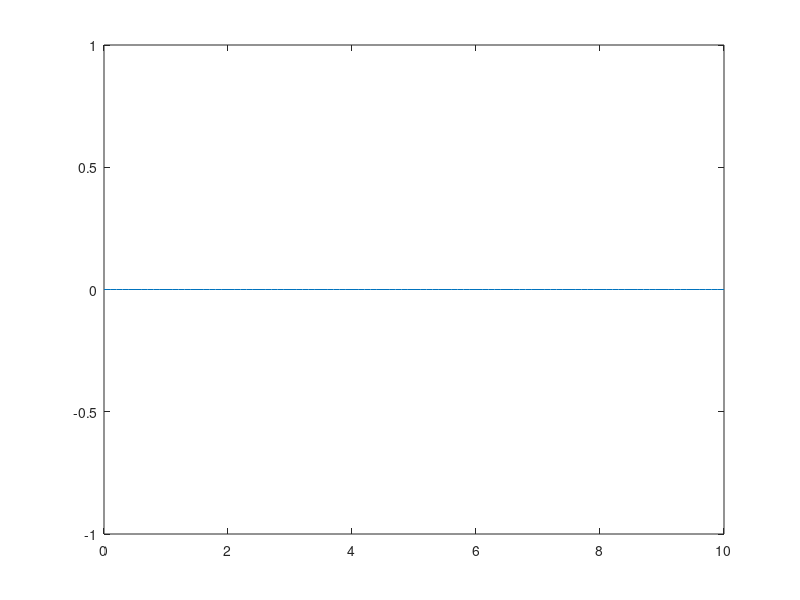

Reproduce this figure in MATLAB.
% Exercise 9

%% Init value of t and s(t)
t = 0 : 0.1 : 10;
s = 20*sin(2*pi*5.*t)
round(s)

%% Graph of s(t)
plot(t, round(s))